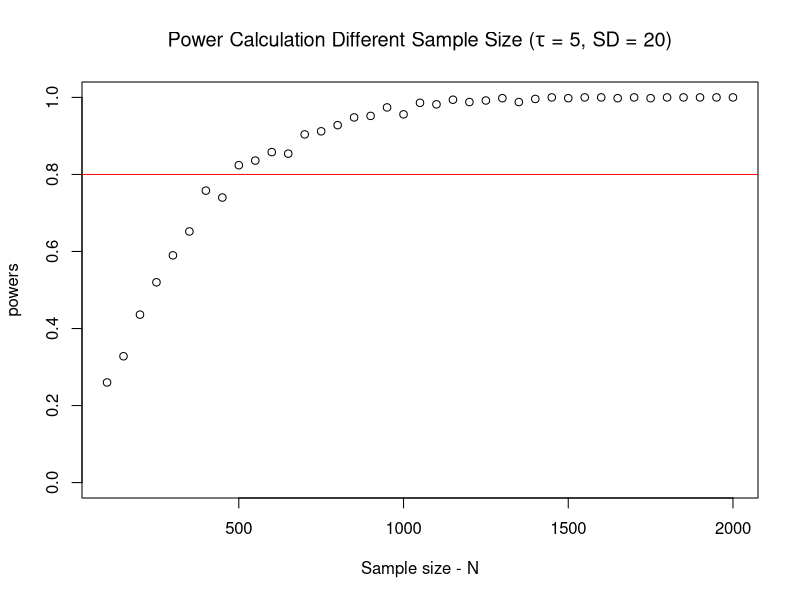

This chart was generated by the following R code:
## ---- chunk 1

possible.ns <- seq(from=100, to=2000, by=50) # The sample sizes we'll be considering
powers <- rep(NA, length(possible.ns))       # Empty object to collect simulation estimates
alpha <- 0.05                                # Standard significance level
sims <- 500                                  # Number of simulations to conduct for each N

#### Outer loop to vary the number of subjects ####
for (j in 1:length(possible.ns)){
  N <- possible.ns[j]                        # Pick the jth value for N
  
  significant.experiments <- rep(NA, sims)   # Empty object to count significant experiments
  
  #### Inner loop to conduct experiments "sims" times over for each N ####
  for (i in 1:sims){
    Y0 <-  rnorm(n=N, mean=60, sd=20)              # control potential outcome
    tau <- 5                                       # Hypothesize treatment effect
    Y1 <- Y0 + tau                                 # treatment potential outcome
    Z.sim <- rbinom(n=N, size=1, prob=.5)          # Do a random assignment
    Y.sim <- Y1*Z.sim + Y0*(1-Z.sim)               # Reveal outcomes according to assignment
    fit.sim <- lm(Y.sim ~ Z.sim)                   # Do analysis (Simple regression)
    p.value <- summary(fit.sim)$coefficients[2,4]  # Extract p-values (assuming 
                                                   # equal variance in treatement and 
                                                   # control groups)
    significant.experiments[i] <- (p.value <= alpha) # Determine significance according to 
                                                     #p <= 0.05
  }
  
  powers[j] <- mean(significant.experiments) # store average success rate (power) for each N
}

## ---- chunk 2
plot(possible.ns, powers, ylim=c(0,1), 
     main= expression(paste("Power Calculation Different Sample Size (", tau, " = 5, SD = 20)")),
     xlab = "Sample size - N")
abline(h=0.8, col="red")
